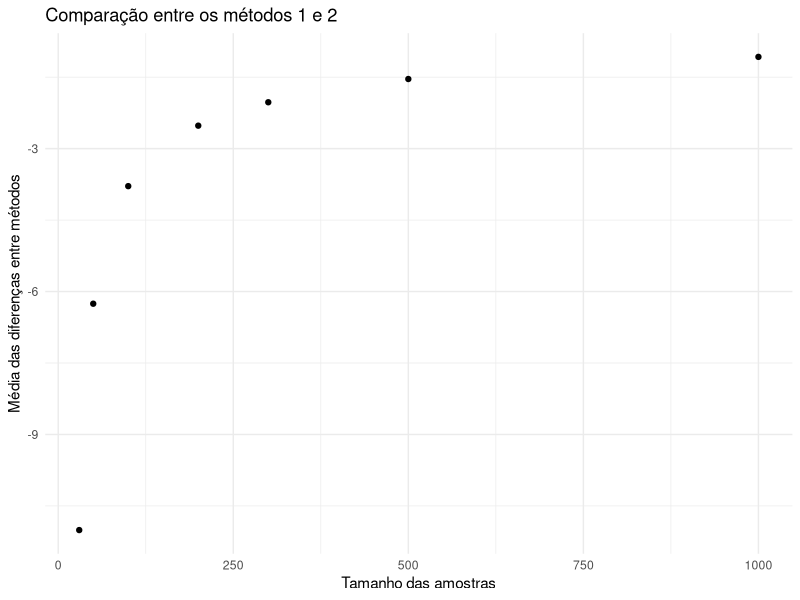

Write R code to recreate this figure.
library(tidyverse)
set.seed(1309)
p <- 0.2
gama <- 0.92
n <- c(30, 50, 100, 200, 300, 500, 1000)  # Number of rows
k <- 3000                                 # Number of columns
# Allocation
differenceavg <- numeric(length(n))
root1 <- numeric(k)
root2 <- numeric(k)
lower <- numeric(k)
upper <- numeric(k)
for (j in 1:length(n)){
  # Generate a matrix of Bernoulli random variables
  matrix_data <- matrix(rbinom(n[j] * k, 1, 0.2), nrow = n[j])
  # Average of each column 
  xbar <- numeric(k)
  for (i in 1:k){
    xbar[i] <- mean(matrix_data[, i])
  }
  # Method 1
  z = qnorm((1 + gama)/2)
  for (i in 1:k){
    zeros <- Re(polyroot(c(1 + z^2/n[j], -2*xbar[i] - z^2/n[j], xbar[i]^2)))
    root1[i] <- zeros[1]
    root2[i] <- zeros[2]
  }
  # NA's to zeros
  root1[is.na(root1)] <- 0
  root2[is.na(root2)] <- 0
  comp1 <- root2 - root1
  # Method 2
  a = qnorm((1 + gama)/2)
  for (i in 1:k){
    lower[i] <- xbar[i] - a*sqrt((xbar[i]*(1 - xbar[i]))/n[j])
    upper[i] <- xbar[i] + a*sqrt((xbar[i]*(1 - xbar[i]))/n[j])
  }
  comp2 <- upper - lower
  differenceavg[j] <- mean(comp2 - comp1)
}
df <- data.frame(n, differenceavg)
ggplot(df, aes(x = n, y = differenceavg)) +
  geom_point() +
  theme_minimal() +
  labs(x = "Tamanho das amostras", y = "Média das diferenças entre métodos", title = "Comparação entre os métodos 1 e 2")